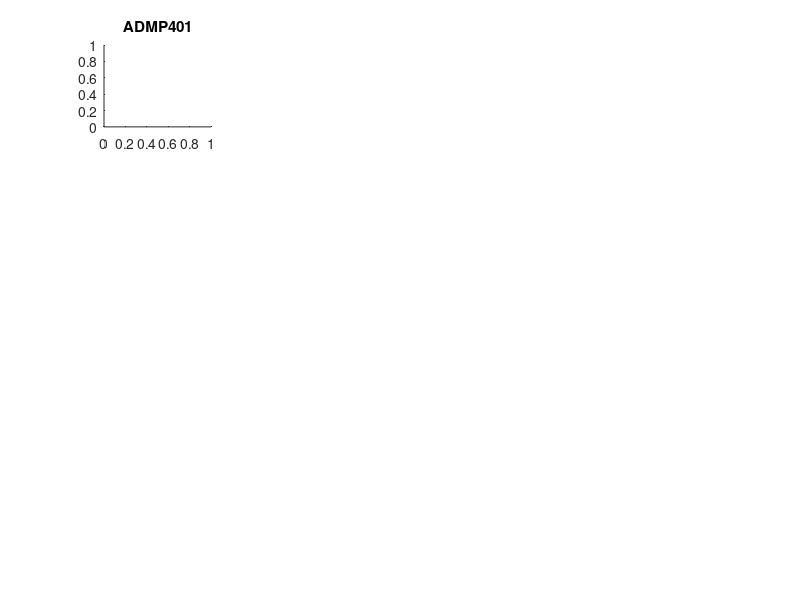

This chart was generated by the following MATLAB code: (Note: this script raises an error after producing the figure.)
load('AllResults.mat');
% load('MicrophoneOutput.mat');
load('VibrometerOutput.mat');

figure;

for j = 1:length(device_names)
   subplot(4, 4, 2*j-1);
   title(device_names{j});
   yyaxis left;
   loglog(out_x(j,:), out_values(j, :));
   yyaxis right;
   loglog(freqs, mag_out(j,:));
   
   subplot(4, 4, 2*j);
   title(device_names{j});
   yyaxis left;
   semilogx(out_x(j,:), out_phase(j, :));
   ylim([-180 180])
   yyaxis right;
   semilogx(freqs, phase_out(j,:));
   ylim([-180 180])
end

 savefig('AllResults.fig');